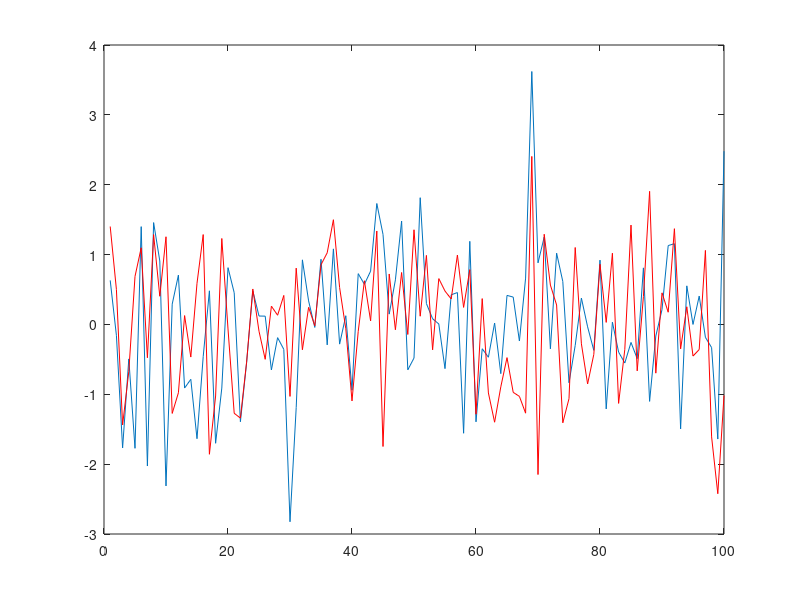
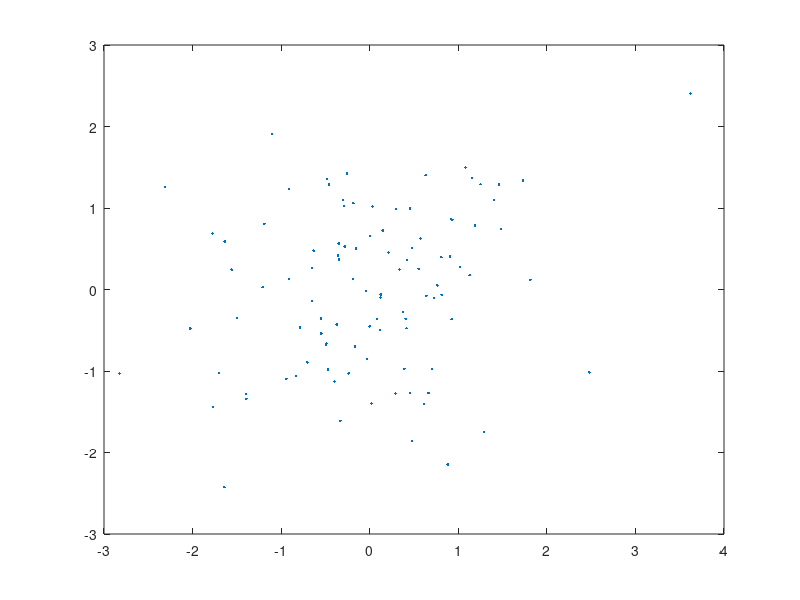
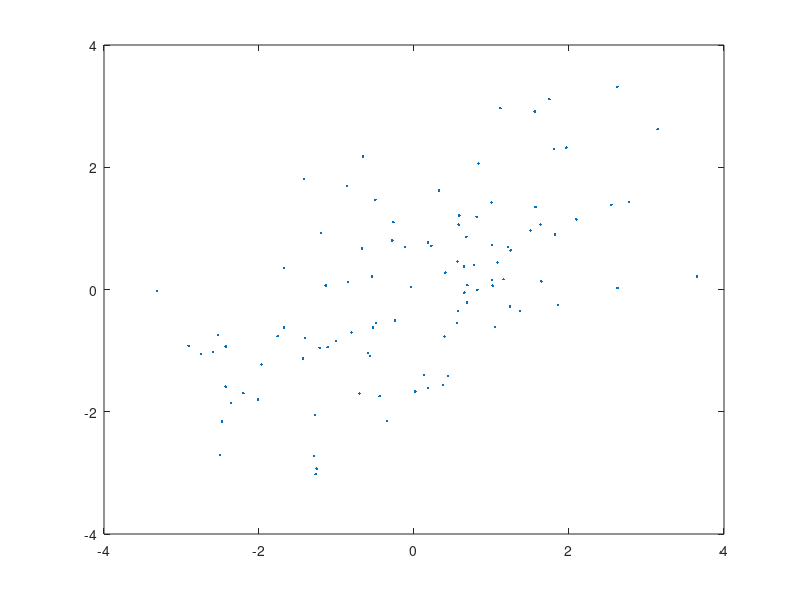
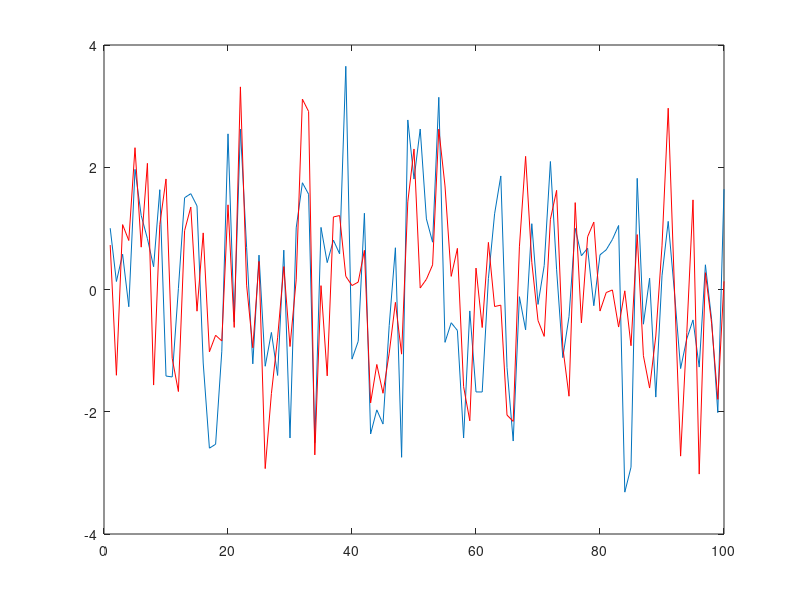

These figures' MATLAB source, in order: (Note: this script raises an error after producing the figures.)
% dealing with the concept of covariance

% create some random vectors
x = randn(1,100);
x = x-mean(x);
y = randn(1,100);
y = y-mean(y);

covxy = (x*y')/99;
figure; plot(x); hold on; plot(y,'r');
figure; plot(x,y,'.');

c = randn(1,100);
x = randn(1,100)+c;
x = x-mean(x);
y = randn(1,100)+c;
y = y-mean(y);

covxy = (x*y')/99
figure; plot(x,y,'.');
figure; plot(x); hold on; plot(y,'r');

c = randn(1,100);
x = randn(1,100)+2.*c;
x = x-mean(x);
y = randn(1,100)+2.*c;
y = y-mean(y);

covxy = (x*y')/99
figure; plot(x,y,'.');
figure; plot(x); hold on; plot(y,'r');

c = randn(1,100);
x = randn(1,100)+2.*c;
x = x-mean(x);
y = randn(1,100)-2.*c;
y = y-mean(y);

covxy = (x*y')/99
figure; plot(x,y,'.');
figure; plot(x); hold on; plot(y,'r');

%% compute the covariance matrix from some simulated data in 2 different ways

sens = ni2_sensors('type','eeg');
headmodel = ni2_headmodel('type','spherical','nshell',3);

[data1,time]=ni2_activation;
[data2,time]=ni2_activation('frequency',11,'latency',0.48);

leadfield1 = ni2_leadfield(sens,headmodel,[ 4.9 0 6.2 0 1 0]);
leadfield2 = ni2_leadfield(sens,headmodel,[-5.3 0 5.9 1 0 0]);

% way 1
sensordata = leadfield1*data1 + leadfield2*data2;
C1 = sensordata*sensordata';

% way 2
sourcecov=[data1; data2]*[data1; data2]';
C2 = leadfield1*leadfield1' * sourcecov(1,1)   + ...
     leadfield1*leadfield2' * sourcecov(1,2)   + ...
     leadfield2*leadfield1' * sourcecov(2,1)   + ...
     leadfield2*leadfield2' * sourcecov(2,2);

% confirm that they are the same
figure; imagesc(C1); colorbar
figure; imagesc(C2); colorbar
 

%% do the beamforming on some simulated data

% create a leadfield for a few locations
sens = ni2_sensors('type','meg');
headmodel = ni2_headmodel('type','spherical','nshell',1);

leadfield1 = ni2_leadfield(sens,headmodel,[-2 -7.8 3 -1 0 0]);    % position 1110 in the grid
leadfield2 = ni2_leadfield(sens,headmodel,[-5.3 0 5.9 1 0 0]);    % position 2342 in the grid
leadfield3 = ni2_leadfield(sens,headmodel,[4.9 0 6.2 0 1 0]);     % position 2352 in the grid
leadfield4 = ni2_leadfield(sens,headmodel,[4.2 -2 7 0 0.2 0.7]);  % position 2674 in the grid

% create the time course of activation
[s1, t1] = ni2_activation('latency', .45, 'frequency',  3);
[s2, t2] = ni2_activation('latency', .50, 'frequency', 10);
[s3, t3] = ni2_activation('latency', .50, 'frequency', 15);
[s4, t4] = ni2_activation('latency', .55, 'frequency', 30);

% create the sensor data
sensordata = leadfield1*s1 + leadfield2*s2 + leadfield3*s3 + leadfield4*s4 + randn(301,1000)*0.04e-8;

% create a 3D grid
sourcemodel = ni2_sourcemodel('type','grid','resolution',1);

% use FieldTrip to quickly compute the forward model
cfg = [];
cfg.grid = sourcemodel;
cfg.grad = sens;
cfg.headmodel  = headmodel;
% cfg.normalize = 'yes';
sourcemodel = ft_prepare_leadfield(cfg);
L = cat(2,sourcemodel.leadfield{sourcemodel.inside});

% compute the covariance
C  = cov(sensordata');
iC = pinv(C); % so that we compute it only once

% compute the beamformer spatial filter
for ii = 1:size(L,2)/3
  indx=(ii-1)*3+(1:3);
  Lr = L(:,indx);  % Lr is the leadfield for source r
  wbf(indx,:)  = pinv(Lr'*iC*Lr)*Lr'*iC;
end
sbf  = wbf  * sensordata;

%%

sel = find(ismember(find(sourcemodel.inside), [1110 2342 2352 2674]));
sel = repmat((sel-1)*3,1,3) + repmat(1:3,numel(sel),1);

figure;
subplot(1,2,1); plot(t1, sbf(sel(1,:),:));
subplot(1,2,2); plot(t1, s1);
 
figure;
subplot(1,2,1); plot(t2, sbf(sel(2,:),:));
subplot(1,2,2); plot(t2, s2);
 
figure;
subplot(1,2,1); plot(t3, sbf(sel(3,:),:));
subplot(1,2,2); plot(t3, s3);
 
figure;
subplot(1,2,1); plot(t4, sbf(sel(4,:),:));
subplot(1,2,2); plot(t4, s4);


%%

% compute the covariance
C  = cov(sensordata');
iCr = inv(C + eye(301)*5e-19);

% compute the beamformer spatial filter
for ii = 1:size(L,2)/3
  indx=(ii-1)*3+(1:3);
  Lr = L(:,indx);  % Lr is the leadfield for source r
  wbfr(indx,:)  = pinv(Lr'*iCr*Lr)*Lr'*iCr;
end
sbfr  = wbfr * sensordata;

figure;
subplot(1,2,1); plot(t1, sbfr(sel(1,:),:));
subplot(1,2,2); plot(t1, s1);
 
figure;
subplot(1,2,1); plot(t2, sbfr(sel(2,:),:));
subplot(1,2,2); plot(t2, s2);
 
figure;
subplot(1,2,1); plot(t3, sbfr(sel(3,:),:));
subplot(1,2,2); plot(t3, s3);
 
figure;
subplot(1,2,1); plot(t4, sbfr(sel(4,:),:));
subplot(1,2,2); plot(t4, s4);

%%

wmn = L'*inv(L*L'+eye(301)*1e-15);
smn = wmn*sensordata;

figure;
subplot(1,2,1); plot(t1, smn(sel(1,:),:));
subplot(1,2,2); plot(t1, s1);
 
figure;
subplot(1,2,1); plot(t2, smn(sel(2,:),:));
subplot(1,2,2); plot(t2, s2);
 
figure;
subplot(1,2,1); plot(t3, smn(sel(3,:),:));
subplot(1,2,2); plot(t3, s3);
 
figure;
subplot(1,2,1); plot(t4, smn(sel(4,:),:));
subplot(1,2,2); plot(t4, s4);

%%

% compute the beamformer spatial filter with limited data
R10  = cov(sensordata(:,491:500)');
iR10 = inv(R10+eye(301)*0.1e-25);
% compute the beamformer spatial filter
for ii = 1:size(L,2)/3
  indx=(ii-1)*3+(1:3);
  Lr = L(:,indx); % Lr is the leadfield for source r
  wbf10(indx,:)=pinv(Lr'*iR10*Lr)*Lr'*iR10;
end
sbf10 = wbf10*sensordata;

figure;
subplot(2,2,1); plot(t1,sbf(sel(1,:),:)); xlabel('sbf');
subplot(2,2,2); plot(t1,sbfr(sel(1,:),:)); xlabel('sbfr');
subplot(2,2,3); plot(t1,sbf10(sel(1,:),:)); xlabel('sbf10');
subplot(2,2,4); plot(t1,s1); xlabel('simulated source 1');

figure;
subplot(2,2,1); plot(t2,sbf(sel(2,:),:)); xlabel('sbf');
subplot(2,2,2); plot(t2,sbfr(sel(2,:),:)); xlabel('sbfr');
subplot(2,2,3); plot(t2,sbf10(sel(2,:),:)); xlabel('sbf10');
subplot(2,2,4); plot(t2,s2); xlabel('simulated source 2');

figure;
subplot(2,2,1); plot(t3,sbf(sel(3,:),:)); xlabel('sbf');
subplot(2,2,2); plot(t3,sbfr(sel(3,:),:)); xlabel('sbfr');
subplot(2,2,3); plot(t3,sbf10(sel(3,:),:)); xlabel('sbf10');
subplot(2,2,4); plot(t3,s3); xlabel('simulated source 3');

figure;
subplot(2,2,1); plot(t4,sbf(sel(4,:),:)); xlabel('sbf');
subplot(2,2,2); plot(t4,sbfr(sel(4,:),:)); xlabel('sbfr');
subplot(2,2,3); plot(t4,sbf10(sel(4,:),:)); xlabel('sbf10');
subplot(2,2,4); plot(t4,s4); xlabel('simulated source 4');

%% depth bias

pbf = var(sbf,[],2);
pbf = sum(reshape(pbf,3,[]));

source.pos = sourcemodel.pos;
source.dim = sourcemodel.dim;
source.inside = sourcemodel.inside;
source.avg.pow = zeros(size(source.pos,1),1);
source.avg.pow(source.inside)=pbf;

cfg = [];
cfg.funparameter = 'avg.pow';
cfg.method = 'slice';
cfg.nslices = 10;
cfg.funcolorlim=[0 0.2];
ft_sourceplot(cfg,source);

%% contrast between 2 conditions

% create the sensor data for the second condition
sensordata2 = 1.25.*leadfield1*s1 + 0.8.*leadfield2*s2 + 0.8.*leadfield3*s3 + 1.25.*leadfield4*s4 + randn(301,1000)*0.04e-8;

% compute the covariance
C2  = cov([sensordata sensordata2]');
iC2  = pinv(C2); % so that we compute it only once
iCr2 = inv(C2+eye(301)*1e-19);

% compute the beamformer spatial filter
for ii = 1:size(L,2)/3
  indx=(ii-1)*3+(1:3);
  Lr = L(:,indx);  % Lr is the leadfield for source r
  wbfr2(indx,:)=pinv(Lr'*iCr2*Lr)*Lr'*iCr2;
end
sbfr2 = wbfr2*sensordata2;
pbfr2 = var(sbfr2,[],2);
pbfr2 = sum(reshape(pbfr2,3,[]));
sbfr1 = wbfr2*sensordata;
pbfr1 = var(sbfr1,[],2);
pbfr1 = sum(reshape(pbfr1,3,[]));
source.avg.pow(source.inside)=(pbfr1-pbfr2)./(pbfr1+pbfr2);

cfg = [];
cfg.funparameter='avg.pow';
cfg.method='slice';
cfg.nslices = 10;
cfg.funcolorlim=[-.2 .2];
ft_sourceplot(cfg,source);

%% correlated sources
sens = ni2_sensors('type','meg');
headmodel = ni2_headmodel('type','spherical','nshell',1);

leadfield1 = ni2_leadfield(sens,headmodel,[-5.3 0 5.9 1 0 0]); % position 2342 in grid
leadfield2 = ni2_leadfield(sens,headmodel,[4.9 0 6.2 0 1 0]);  % position 2352 in grid

% create the time course of activation
[s1,t1] = ni2_activation('latency', .500, 'frequency', 10);
[s2,t2] = ni2_activation('latency', .478, 'frequency', 10);
corr(s1',s2')

% create the sensor data
sensordata = leadfield1*s1 + leadfield2*s2 + randn(301,1000)*0.04e-8;

% create a 3D grid
sourcemodel = ni2_sourcemodel('type','grid','resolution',1);

% use FieldTrip to quickly compute the forward model
cfg = [];
cfg.grid = sourcemodel;
cfg.grad = sens;
cfg.vol  = headmodel;
% cfg.normalize = 'yes';
sourcemodel = ft_prepare_leadfield(cfg);
L = cat(2,sourcemodel.leadfield{sourcemodel.inside});

% compute the covariance
C  = cov(sensordata');
iCr = inv(C+eye(301)*5e-19);

% compute the beamformer spatial filter
for ii = 1:size(L,2)/3
  indx=(ii-1)*3+(1:3);
  Lr = L(:,indx);  % Lr is the leadfield for source r
  wbfr(indx,:)=pinv(Lr'*iCr*Lr)*Lr'*iCr;
end
sbfr = wbfr*sensordata;

sel = find(ismember(find(sourcemodel.inside), [2342 2352]));
sel = repmat((sel-1)*3,1,3)+repmat(1:3,numel(sel),1);

figure;
subplot(1,2,1); plot(t1,sbfr(sel(1,:),:));
subplot(1,2,2); plot(t1,s1);

figure;
subplot(1,2,1); plot(t1,sbfr(sel(2,:),:));
subplot(1,2,2); plot(t1,s2);

pbf = var(sbfr,[],2);
pbf = sum(reshape(pbf,3,numel(pbf)/3));

source.pos = sourcemodel.pos;
source.dim = sourcemodel.dim;
source.inside = sourcemodel.inside;
source.avg.pow = zeros(size(source.pos,1),1);
source.avg.pow(source.inside) = pbf;
 
cfg = [];
cfg.funparameter = 'avg.pow';
cfg.method = 'slice';
cfg.nslices = 4;
cfg.slicerange = [5 8];
cfg.funcolorlim = [0 0.08];
ft_sourceplot(cfg, source);
